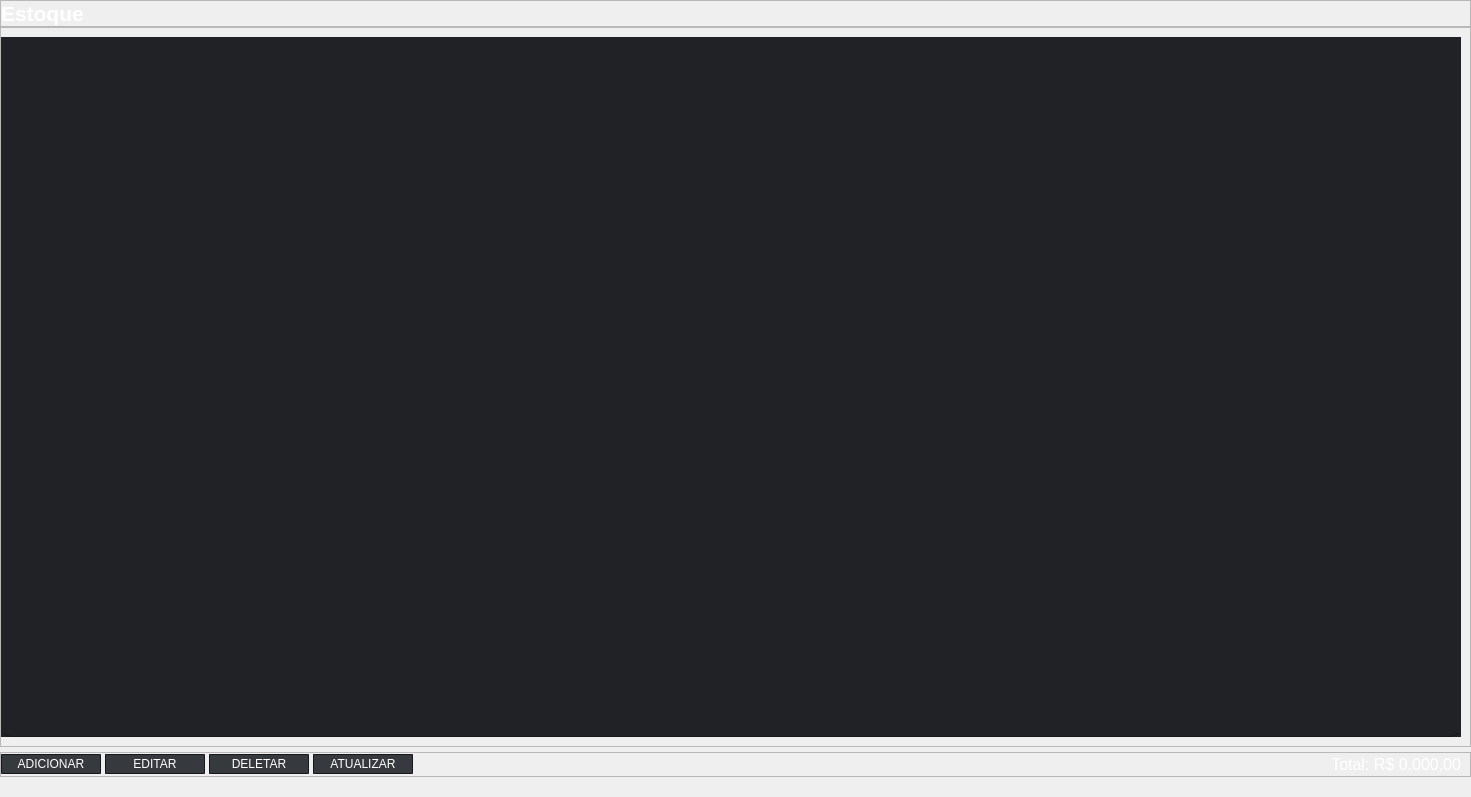
            <widget class="QWidget" name="Estoque">
             <layout class="QVBoxLayout" name="verticalLayout_6">
              <property name="spacing">
               <number>0</number>
              </property>
              <property name="leftMargin">
               <number>0</number>
              </property>
              <property name="topMargin">
               <number>0</number>
              </property>
              <property name="rightMargin">
               <number>0</number>
              </property>
              <property name="bottomMargin">
               <number>0</number>
              </property>
              <item>
               <widget class="QFrame" name="TITUE">
                <property name="minimumSize">
                 <size>
                  <width>1400</width>
                  <height>25</height>
                 </size>
                </property>
                <property name="maximumSize">
                 <size>
                  <width>16777215</width>
                  <height>16777215</height>
                 </size>
                </property>
                <property name="frameShape">
                 <enum>QFrame::StyledPanel</enum>
                </property>
                <property name="frameShadow">
                 <enum>QFrame::Raised</enum>
                </property>
                <layout class="QHBoxLayout" name="horizontalLayout_16">
                 <property name="spacing">
                  <number>0</number>
                 </property>
                 <property name="leftMargin">
                  <number>0</number>
                 </property>
                 <property name="topMargin">
                  <number>0</number>
                 </property>
                 <property name="rightMargin">
                  <number>0</number>
                 </property>
                 <property name="bottomMargin">
                  <number>0</number>
                 </property>
                 <item alignment="Qt::AlignTop">
                  <widget class="QLabel" name="EstoqueL">
                   <property name="minimumSize">
                    <size>
                     <width>1460</width>
                     <height>0</height>
                    </size>
                   </property>
                   <property name="font">
                    <font>
                     <family>Arial</family>
                     <pointsize>16</pointsize>
                     <weight>75</weight>
                     <bold>true</bold>
                    </font>
                   </property>
                   <property name="styleSheet">
                    <string notr="true">color: rgb(255, 255, 255);
background-color: rgba(0, 0, 0, 0);</string>
                   </property>
                   <property name="text">
                    <string>Estoque</string>
                   </property>
                  </widget>
                 </item>
                </layout>
               </widget>
              </item>
              <item alignment="Qt::AlignTop">
               <widget class="QFrame" name="frame_2">
                <property name="minimumSize">
                 <size>
                  <width>1460</width>
                  <height>695</height>
                 </size>
                </property>
                <property name="frameShape">
                 <enum>QFrame::StyledPanel</enum>
                </property>
                <property name="frameShadow">
                 <enum>QFrame::Raised</enum>
                </property>
                <layout class="QVBoxLayout" name="verticalLayout_12">
                 <property name="spacing">
                  <number>0</number>
                 </property>
                 <property name="leftMargin">
                  <number>0</number>
                 </property>
                 <property name="rightMargin">
                  <number>9</number>
                 </property>
                 <item>
                  <widget class="QTableWidget" name="produtoslist">
                   <property name="minimumSize">
                    <size>
                     <width>1460</width>
                     <height>700</height>
                    </size>
                   </property>
                   <property name="maximumSize">
                    <size>
                     <width>16777215</width>
                     <height>16777215</height>
                    </size>
                   </property>
                   <property name="font">
                    <font>
                     <family>Arial</family>
                     <pointsize>10</pointsize>
                     <weight>50</weight>
                     <italic>false</italic>
                     <bold>false</bold>
                    </font>
                   </property>
                   <property name="focusPolicy">
                    <enum>Qt::NoFocus</enum>
                   </property>
                   <property name="accessibleDescription">
                    <string/>
                   </property>
                   <property name="layoutDirection">
                    <enum>Qt::LeftToRight</enum>
                   </property>
                   <property name="autoFillBackground">
                    <bool>true</bool>
                   </property>
                   <property name="styleSheet">
                    <string notr="true">QTableWidget {
	color: rgb(255, 255, 255);
	background-color: rgb(32, 34, 37);
	alternate-background-color: rgb(54, 57, 62);
	border-radius:10px;
	border-bottom: 1px solid rgb(22, 24, 26);
	gridline-color: rgb(22, 24, 26);
	selection-background-color: rgb(85, 90, 98);
}</string>
                   </property>
                   <property name="inputMethodHints">
                    <set>Qt::ImhNone</set>
                   </property>
                   <property name="frameShape">
                    <enum>QFrame::NoFrame</enum>
                   </property>
                   <property name="frameShadow">
                    <enum>QFrame::Sunken</enum>
                   </property>
                   <property name="lineWidth">
                    <number>1</number>
                   </property>
                   <property name="midLineWidth">
                    <number>0</number>
                   </property>
                   <property name="verticalScrollBarPolicy">
                    <enum>Qt::ScrollBarAsNeeded</enum>
                   </property>
                   <property name="horizontalScrollBarPolicy">
                    <enum>Qt::ScrollBarAlwaysOff</enum>
                   </property>
                   <property name="sizeAdjustPolicy">
                    <enum>QAbstractScrollArea::AdjustToContents</enum>
                   </property>
                   <property name="autoScroll">
                    <bool>false</bool>
                   </property>
                   <property name="editTriggers">
                    <set>QAbstractItemView::NoEditTriggers</set>
                   </property>
                   <property name="tabKeyNavigation">
                    <bool>false</bool>
                   </property>
                   <property name="showDropIndicator" stdset="0">
                    <bool>false</bool>
                   </property>
                   <property name="dragDropOverwriteMode">
                    <bool>false</bool>
                   </property>
                   <property name="dragDropMode">
                    <enum>QAbstractItemView::NoDragDrop</enum>
                   </property>
                   <property name="defaultDropAction">
                    <enum>Qt::IgnoreAction</enum>
                   </property>
                   <property name="alternatingRowColors">
                    <bool>true</bool>
                   </property>
                   <property name="selectionMode">
                    <enum>QAbstractItemView::SingleSelection</enum>
                   </property>
                   <property name="selectionBehavior">
                    <enum>QAbstractItemView::SelectRows</enum>
                   </property>
                   <property name="textElideMode">
                    <enum>Qt::ElideLeft</enum>
                   </property>
                   <property name="verticalScrollMode">
                    <enum>QAbstractItemView::ScrollPerItem</enum>
                   </property>
                   <property name="horizontalScrollMode">
                    <enum>QAbstractItemView::ScrollPerItem</enum>
                   </property>
                   <property name="showGrid">
                    <bool>true</bool>
                   </property>
                   <property name="gridStyle">
                    <enum>Qt::SolidLine</enum>
                   </property>
                   <property name="sortingEnabled">
                    <bool>false</bool>
                   </property>
                   <property name="wordWrap">
                    <bool>false</bool>
                   </property>
                   <property name="cornerButtonEnabled">
                    <bool>false</bool>
                   </property>
                   <property name="rowCount">
                    <number>0</number>
                   </property>
                   <property name="columnCount">
                    <number>0</number>
                   </property>
                   <attribute name="horizontalHeaderVisible">
                    <bool>false</bool>
                   </attribute>
                   <attribute name="horizontalHeaderDefaultSectionSize">
                    <number>270</number>
                   </attribute>
                   <attribute name="horizontalHeaderMinimumSectionSize">
                    <number>270</number>
                   </attribute>
                   <attribute name="verticalHeaderVisible">
                    <bool>false</bool>
                   </attribute>
                   <attribute name="verticalHeaderDefaultSectionSize">
                    <number>45</number>
                   </attribute>
                   <attribute name="verticalHeaderMinimumSectionSize">
                    <number>20</number>
                   </attribute>
                  </widget>
                 </item>
                </layout>
               </widget>
              </item>
              <item>
               <spacer name="verticalSpacer_16">
                <property name="orientation">
                 <enum>Qt::Vertical</enum>
                </property>
                <property name="sizeType">
                 <enum>QSizePolicy::Fixed</enum>
                </property>
                <property name="sizeHint" stdset="0">
                 <size>
                  <width>5</width>
                  <height>5</height>
                 </size>
                </property>
               </spacer>
              </item>
              <item>
               <widget class="QFrame" name="btns">
                <property name="minimumSize">
                 <size>
                  <width>1460</width>
                  <height>25</height>
                 </size>
                </property>
                <property name="maximumSize">
                 <size>
                  <width>16777215</width>
                  <height>16777215</height>
                 </size>
                </property>
                <property name="frameShape">
                 <enum>QFrame::StyledPanel</enum>
                </property>
                <property name="frameShadow">
                 <enum>QFrame::Raised</enum>
                </property>
                <layout class="QHBoxLayout" name="horizontalLayout_11">
                 <property name="spacing">
                  <number>4</number>
                 </property>
                 <property name="leftMargin">
                  <number>0</number>
                 </property>
                 <property name="topMargin">
                  <number>0</number>
                 </property>
                 <property name="rightMargin">
                  <number>9</number>
                 </property>
                 <property name="bottomMargin">
                  <number>0</number>
                 </property>
                 <item>
                  <widget class="QPushButton" name="addE">
                   <property name="minimumSize">
                    <size>
                     <width>100</width>
                     <height>20</height>
                    </size>
                   </property>
                   <property name="maximumSize">
                    <size>
                     <width>100</width>
                     <height>20</height>
                    </size>
                   </property>
                   <property name="font">
                    <font>
                     <family>Arial</family>
                     <pointsize>9</pointsize>
                    </font>
                   </property>
                   <property name="focusPolicy">
                    <enum>Qt::NoFocus</enum>
                   </property>
                   <property name="styleSheet">
                    <string notr="true">QPushButton {
	color: rgb(255, 255, 255);
	background-color: rgb(54, 57, 62);
	border-top-right-radius: 1px;
	border-bottom-right-radius: 1px;
	border-top-left-radius: 1px;
	border-bottom-left-radius: 1px;
	border: 1px solid rgb(22, 24, 26);
}

QPushButton:hover {
	border: 1px solid rgb(129, 129, 129);
}

QPushButton:pressed {
	border: 1px solid rgb(98, 98, 98);
}

</string>
                   </property>
                   <property name="text">
                    <string>ADICIONAR</string>
                   </property>
                  </widget>
                 </item>
                 <item>
                  <widget class="QPushButton" name="editE">
                   <property name="minimumSize">
                    <size>
                     <width>100</width>
                     <height>20</height>
                    </size>
                   </property>
                   <property name="maximumSize">
                    <size>
                     <width>100</width>
                     <height>20</height>
                    </size>
                   </property>
                   <property name="font">
                    <font>
                     <family>Arial</family>
                     <pointsize>9</pointsize>
                    </font>
                   </property>
                   <property name="focusPolicy">
                    <enum>Qt::NoFocus</enum>
                   </property>
                   <property name="styleSheet">
                    <string notr="true">QPushButton {
	color: rgb(255, 255, 255);
	background-color: rgb(54, 57, 62);
	border-top-right-radius: 1px;
	border-bottom-right-radius: 1px;
	border-top-left-radius: 1px;
	border-bottom-left-radius: 1px;
	border: 1px solid rgb(22, 24, 26);
}

QPushButton:hover {
	border: 1px solid rgb(129, 129, 129);
}

QPushButton:pressed {
	border: 1px solid rgb(98, 98, 98);
}

</string>
                   </property>
                   <property name="text">
                    <string>EDITAR</string>
                   </property>
                  </widget>
                 </item>
                 <item>
                  <widget class="QPushButton" name="delE">
                   <property name="minimumSize">
                    <size>
                     <width>100</width>
                     <height>20</height>
                    </size>
                   </property>
                   <property name="maximumSize">
                    <size>
                     <width>100</width>
                     <height>20</height>
                    </size>
                   </property>
                   <property name="font">
                    <font>
                     <family>Arial</family>
                     <pointsize>9</pointsize>
                    </font>
                   </property>
                   <property name="focusPolicy">
                    <enum>Qt::NoFocus</enum>
                   </property>
                   <property name="styleSheet">
                    <string notr="true">QPushButton {
	color: rgb(255, 255, 255);
	background-color: rgb(54, 57, 62);
	border-top-right-radius: 1px;
	border-bottom-right-radius: 1px;
	border-top-left-radius: 1px;
	border-bottom-left-radius: 1px;
	border: 1px solid rgb(22, 24, 26);
}

QPushButton:hover {
	border: 1px solid rgb(129, 129, 129);
}

QPushButton:pressed {
	border: 1px solid rgb(98, 98, 98);
}

</string>
                   </property>
                   <property name="text">
                    <string>DELETAR</string>
                   </property>
                  </widget>
                 </item>
                 <item alignment="Qt::AlignLeft">
                  <widget class="QPushButton" name="atuaE">
                   <property name="minimumSize">
                    <size>
                     <width>100</width>
                     <height>20</height>
                    </size>
                   </property>
                   <property name="maximumSize">
                    <size>
                     <width>100</width>
                     <height>20</height>
                    </size>
                   </property>
                   <property name="font">
                    <font>
                     <family>Arial</family>
                     <pointsize>9</pointsize>
                    </font>
                   </property>
                   <property name="focusPolicy">
                    <enum>Qt::NoFocus</enum>
                   </property>
                   <property name="styleSheet">
                    <string notr="true">QPushButton {
	color: rgb(255, 255, 255);
	background-color: rgb(54, 57, 62);
	border-top-right-radius: 1px;
	border-bottom-right-radius: 1px;
	border-top-left-radius: 1px;
	border-bottom-left-radius: 1px;
	border: 1px solid rgb(22, 24, 26);
}

QPushButton:hover {
	border: 1px solid rgb(129, 129, 129);
}

QPushButton:pressed {
	border: 1px solid rgb(98, 98, 98);
}

</string>
                   </property>
                   <property name="text">
                    <string>ATUALIZAR</string>
                   </property>
                  </widget>
                 </item>
                 <item alignment="Qt::AlignRight">
                  <widget class="QLabel" name="Totest">
                   <property name="minimumSize">
                    <size>
                     <width>270</width>
                     <height>20</height>
                    </size>
                   </property>
                   <property name="maximumSize">
                    <size>
                     <width>270</width>
                     <height>20</height>
                    </size>
                   </property>
                   <property name="font">
                    <font>
                     <family>Arial</family>
                     <pointsize>12</pointsize>
                    </font>
                   </property>
                   <property name="styleSheet">
                    <string notr="true">color: rgb(255, 255, 255);</string>
                   </property>
                   <property name="text">
                    <string>Total: R$ 0.000,00</string>
                   </property>
                   <property name="alignment">
                    <set>Qt::AlignRight|Qt::AlignTrailing|Qt::AlignVCenter</set>
                   </property>
                  </widget>
                 </item>
                </layout>
               </widget>
              </item>
              <item>
               <spacer name="verticalSpacer_14">
                <property name="orientation">
                 <enum>Qt::Vertical</enum>
                </property>
                <property name="sizeType">
                 <enum>QSizePolicy::Expanding</enum>
                </property>
                <property name="sizeHint" stdset="0">
                 <size>
                  <width>10</width>
                  <height>20</height>
                 </size>
                </property>
               </spacer>
              </item>
             </layout>
            </widget>
